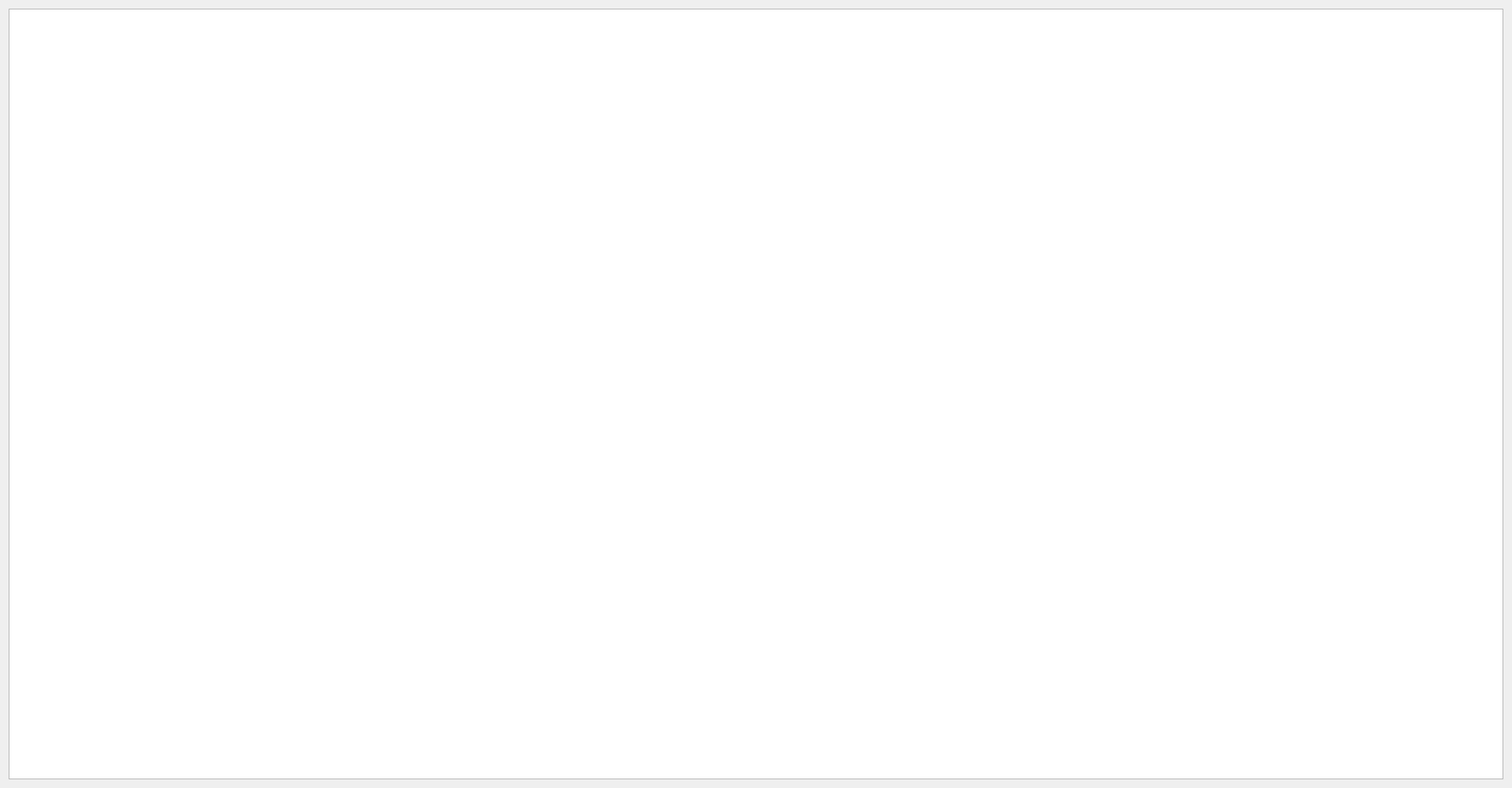
<?xml version="1.0" encoding="UTF-8"?>
<ui version="4.0">
 <class>Form</class>
 <widget class="QWidget" name="Form">
  <property name="geometry">
   <rect>
    <x>0</x>
    <y>0</y>
    <width>1920</width>
    <height>1000</height>
   </rect>
  </property>
  <property name="windowTitle">
   <string>Form</string>
  </property>
  <layout class="QGridLayout" name="gridLayout">
   <item row="0" column="0">
    <widget class="QTableWidget" name="tableWidget"/>
   </item>
  </layout>
 </widget>
 <resources/>
 <connections/>
</ui>
